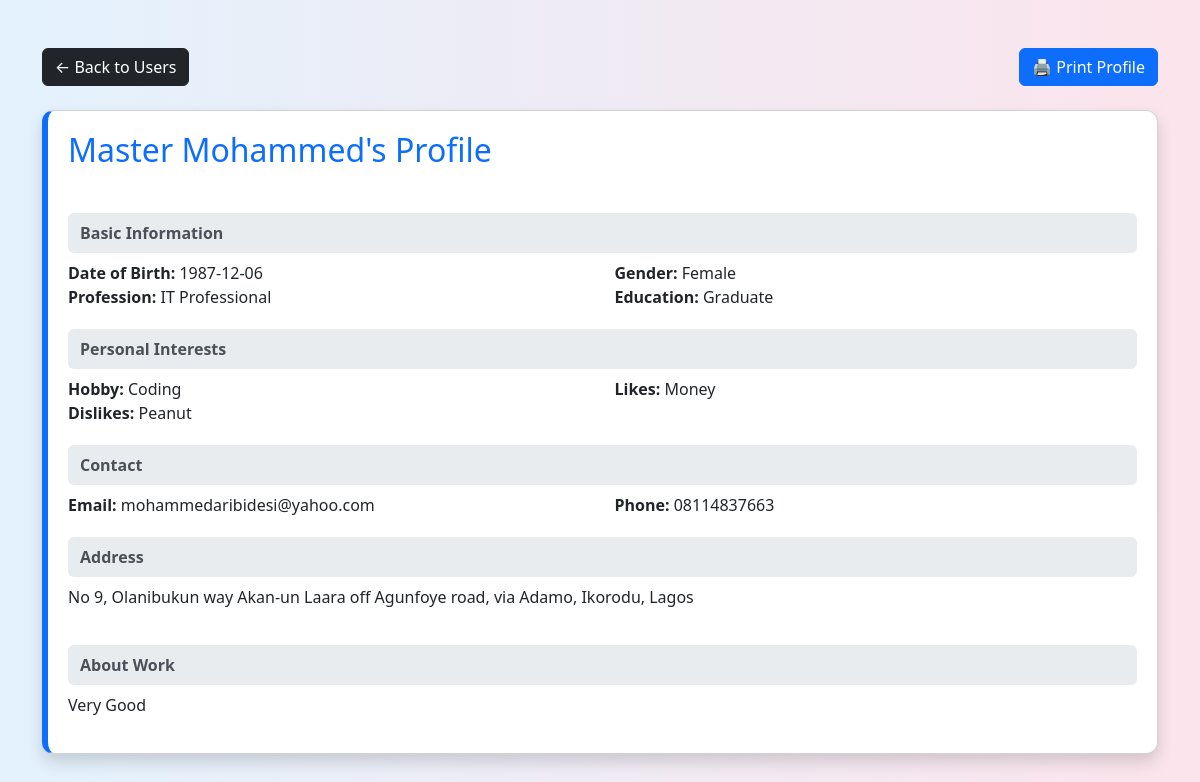
Screenshot of /view_user.php?id=15 with the database file from the repository.
### tables this page shows
CREATE TABLE `profiles` (
  `id` int(11) NOT NULL,
  `user_id` int(11) DEFAULT NULL,
  `age` varchar(10) DEFAULT NULL,
  `profession` varchar(100) DEFAULT NULL,
  `hobby` varchar(100) DEFAULT NULL,
  `about` text DEFAULT NULL,
  `sex` varchar(10) DEFAULT NULL,
  `education` varchar(100) DEFAULT NULL,
  `dob` date DEFAULT NULL,
  `email` varchar(100) DEFAULT NULL,
  `phone` varchar(20) DEFAULT NULL,
  `address` varchar(255) DEFAULT NULL,
  `likes` text DEFAULT NULL,
  `dislikes` text DEFAULT NULL,
  `updated_at` timestamp NULL DEFAULT NULL,
  `created_at` datetime DEFAULT current_timestamp()
);

CREATE TABLE `users` (
  `id` int(11) NOT NULL,
  `name` varchar(100) DEFAULT NULL,
  `email` varchar(100) DEFAULT NULL,
  `password` varchar(255) DEFAULT NULL,
  `is_approved` tinyint(1) DEFAULT 0,
  `is_admin` tinyint(1) DEFAULT 0,
  `created_at` timestamp NOT NULL DEFAULT current_timestamp()
);

### view_user.php (the view, shortened to what this page needs)
<?php
require 'db.php';
$id = $_GET['id'] ?? null;
$stmt = $pdo->prepare("
  SELECT users.name, profiles.*
  FROM users
  LEFT JOIN profiles ON users.id = profiles.user_id
  WHERE users.id = ?
");
$stmt->execute([$id]);
$user = $stmt->fetch();
?>
<!DOCTYPE html>
<html lang="en">
<head>
  <link href="https://cdn.jsdelivr.net/npm/bootstrap@5.3.3/dist/css/bootstrap.min.css" rel="stylesheet">
</head>
<body>
<div class="container py-5">
  <div class="d-flex justify-content-between align-items-center mb-4 no-print">
    <a href="public_users.php" class="btn btn-dark">← Back to Users</a>
    <button onclick="window.print()" class="btn btn-primary">🖨️ Print Profile</button>
  </div>
  <div class="card card-custom shadow">
    <h2 class="mb-4"><?= htmlspecialchars($user['name']) ?>'s Profile</h2>
    <div class="section-header">Basic Information</div>
    <div class="row mt-2">
      <div class="col-md-6"><strong>Date of Birth:</strong> <?= htmlspecialchars($user['dob']) ?: 'N/A' ?></div>
      <div class="col-md-6"><strong>Gender:</strong> <?= htmlspecialchars($user['sex']) ?: 'N/A' ?></div>
      <div class="col-md-6"><strong>Profession:</strong> <?= htmlspecialchars($user['profession']) ?: 'N/A' ?></div>
      <div class="col-md-6"><strong>Education:</strong> <?= htmlspecialchars($user['education']) ?: 'N/A' ?></div>
    </div>
    <div class="section-header">Personal Interests</div>
    <div class="row mt-2">
      <div class="col-md-6"><strong>Hobby:</strong> <?= htmlspecialchars($user['hobby']) ?: 'N/A' ?></div>
      <div class="col-md-6"><strong>Likes:</strong> <?= htmlspecialchars($user['likes']) ?: 'N/A' ?></div>
      <div class="col-md-6"><strong>Dislikes:</strong> <?= htmlspecialchars($user['dislikes']) ?: 'N/A' ?></div>
    </div>
    <div class="section-header">Contact</div>
    <div class="row mt-2">
      <div class="col-md-6"><strong>Email:</strong> <?= htmlspecialchars($user['email']) ?: 'N/A' ?></div>
      <div class="col-md-6"><strong>Phone:</strong> <?= htmlspecialchars($user['phone']) ?: 'N/A' ?></div>
    </div>
    <div class="section-header">Address</div>
    <p class="mt-2"><?= htmlspecialchars($user['address']) ?: 'N/A' ?></p>
    <div class="section-header">About Work</div>
    <p class="mt-2"><?= nl2br(htmlspecialchars($user['about'])) ?: 'N/A' ?></p>
  </div>
</div>
</body>
</html>

### view_user.php (style rules this page uses)
body { background: linear-gradient(to right, #e3f2fd, #fce4ec); }
.card-custom { background-color: #ffffff; border-left: 6px solid #0d6efd; padding: 20px; border-radius: 12px; }
.card-custom h2 { color: #0d6efd; }
.section-header { font-weight: bold; color: #495057; background: #e9ecef; padding: 8px 12px; border-radius: 6px; margin-top: 20px; }

### rows the page displays
profiles: user.name "Master Mohammed", dob "1987-12-06", sex "Female", profession "IT Professional", education "Graduate", hobby "Coding", likes "Money", dislikes "Peanut", email "mohammedaribidesi@yahoo.com", phone "08114837663", address "No 9, Olanibukun way Akan-un Laara off Agunfoye road, via Adamo, Ikorodu, Lagos", about "Very Good"
